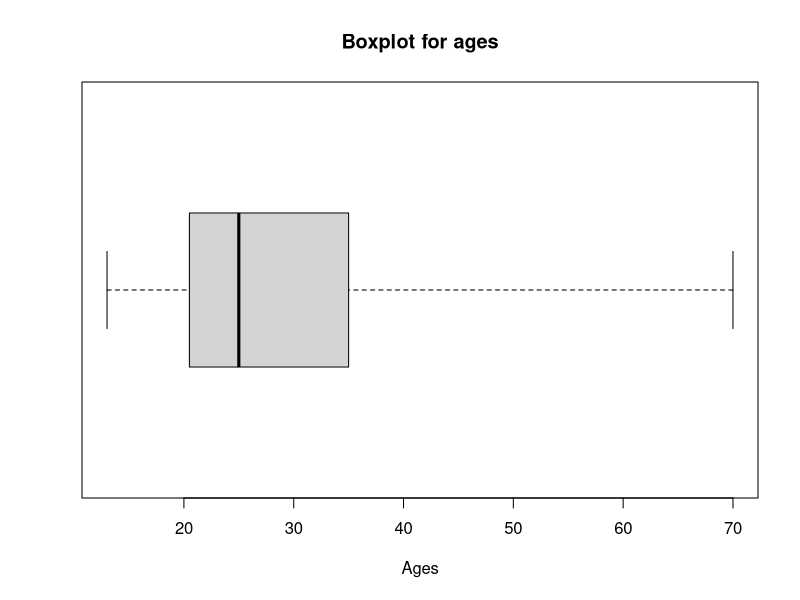

Recreate this plot in R.
# 2.2 Suppose that the data for analysis includes the attribute age. The age values for the data
# tuples are (in increasing order) 13, 15, 16, 16, 19, 20, 20, 21, 22, 22, 25, 25, 25, 25, 30,
# 33, 33, 35, 35, 35, 35, 36, 40, 45, 46, 52, 70.
# (a) What is the mean of the data? What is the median?
# (b) What is the mode of the data? Comment on the data’s modality (i.e., bimodal,
# trimodal, etc.).
# (c) What is the midrange of the data?
# (d) Can you find (roughly) the first quartile (Q1) and the third quartile (Q3) of the data?
# (e) Give the five-number summary of the data.
# (f) Show a boxplot of the data.
# (g) How is a quantile–quantile plot different from a quantile plot?

cat("\n\nAnswers for question 2.2:\n")

# Input
ages <- c(13, 15, 16, 16, 19, 20, 20, 21, 22, 22, 25, 25, 25, 25, 30, 33, 33, 35, 35, 35, 35, 36, 40, 45, 46, 52, 70)

#Mean
result_mean=mean(ages)
cat("Mean is: ", result_mean, "\n")

#Median
result_median=median(ages)
cat("Median is: ", result_median, "\n")

#Mode
age_freq = vector()                                     #Create a vector containing frequency of every number
age_freq[1] = 1
for(i in 2:length(ages))
{
  if(ages[i] == ages[i-1])
  {
    age_freq[i] <- age_freq[i-1]+1
  }
  else
  {
    age_freq[i] <- 1
  }
}

highest_freq = max(age_freq)                            #Find maximum frequency
mode_indexes = which(age_freq %in% max(age_freq))       #Find positions of the maximum frequency in frequency vector
result.mode <- ages[mode_indexes]                       #Get values at those positions in ages vector as modes

if(length(result.mode)== 1) cat("Mode is: ", result.mode, "\n") else cat("Modes are: ", result.mode, "\n")


#Midrange
max_value <- max(ages)
min_value <- min(ages)
result_midrange <- (max_value + min_value) / 2
cat("Midrange is: ", result_midrange, "\n")

#Quartiles
result_q1 <- quantile(ages)[2]
cat("First quartile is: ", result_q1, "\n")

result_q3 <- quantile(ages)[4]
cat("Third quartile is: ", result_q3, "\n")

#Five number summary
cat("Five number summary is: ", quantile(ages), "\n")

#Boxplot
png(file = "boxplot.png")
boxplot(ages, xlab = "Ages", main = "Boxplot for ages", horizontal=TRUE, range=0)
dev.off()

#Note: In this boxplot, 70 is not considered as an outlier. To mark it as outlier in the boxplot, remove the range parameter from boxplot function call.



#2.3 Suppose that the values for a given set of data are grouped into intervals.
#    The intervals and corresponding frequencies are as follows:
  
#  age         frequency
#  1-5         200
#  6-15        450
#  16-20       300
#  21-50       1500
#  51-80       700
#  81-110      44

cat("\n\nAnswers for question 2.3:\n")

#Input
range_start <- c(1,6,16,21,51,81)
range_end <- c(5,15,20,50,80,110)
freq <- c(200,450,300,1500,700,44)

cumulative_freq = vector()               #Calculate cumulative frequency
cumulative_freq[1] <- freq[1]
for(i in 2:length(freq))
{
  cumulative_freq[i] <- cumulative_freq[i-1] + freq[i]
}

for(i in 1:length(cumulative_freq))      #Find median interval
{
  if( sum(freq)/2 <= cumulative_freq[i])
  {
    median_interval_index <- i
    break()
  }
}

L1 <- range_start[median_interval_index]                                               #Lower boundary of the median interval
N <- sum(freq)                                                                         #Number of values in the entire data set
lower_freq_sum <- cumulative_freq[median_interval_index-1]                             #Sum of the frequencies of all of the intervals that are lower than the median interval
median_interval_frequency <- freq[median_interval_index]                               #Frequency of the median interval
width <- range_end[median_interval_index] - range_start[median_interval_index] + 1     #Width of the median interval

approx_median = L1 + ( (N/2-lower_freq_sum) / median_interval_frequency ) * width      #Formula to calculate approximate median
cat("Approximate value of median is: ", approx_median, "\n")



#2.6 Suppose that the values for a given set of data are grouped into intervals. 
#    The intervals and corresponding frequencies are as follows:
#    age      frequency
#    1-5      200
#    6-15     450
#    16-20    300
#    21-50    1500
#    51-80    700
#    81-110   44
#Compute an approximate median value for the data

cat("\n\nAnswers for question 2.6:\n")

#Input
x <- c(22,1,42,10)
y <- c(20,0,36,8)

#Euclidean distance
temp_sum <- 0
for(i in 1:length(x))
{
  temp_sum <- temp_sum + (x[i] - y[i] ) ^ 2
}
euclidean_distance <- temp_sum ^ (1/2)
cat("Euclidean distance is: ", euclidean_distance, "\n")

#Manhattan distance
temp_sum <- 0
for(i in 1:length(x))
{
  temp_sum <- temp_sum + abs(x[i] - y[i])
}
manhattan_distance <- temp_sum
cat("Manhattan distance is: ", manhattan_distance, "\n")

#Minkowski distance
h <- 3
temp_sum <- 0
for(i in 1:length(x))
{
  temp_sum <- temp_sum + abs(x[i] - y[i] ) ^ h
}
minkowski_distance <- temp_sum ^ (1/h)
cat("Minkowski distance is: ", minkowski_distance, "\n")

#Supremum distance
supremum_distance <- 0
for(i in 1:length(x))
{
  if(abs(x[i] - y[i]) > supremum_distance)
  {
    supremum_distance = abs(x[i] - y[i])
  }
}
cat("Supremum distance is: ", supremum_distance, "\n")





#2.8 It is important to define or select similarity measures in data analysis. However, there
#    is no commonly accepted subjective similarity measure. Results can vary depending on
#    the similarity measures used. Nonetheless, seemingly different similarity measures may
#    be equivalent after some transformation.
#    Suppose we have the following 2-D data set:
#        A1   A2
#    x1  1.5  1.7
#    x2  2    1.9
#    x3  1.6  1.8
#    x4  1.2  1.5
#    x5  1.5  1.0
#    (a) Consider the data as 2-D data points. Given a new data point, x = (1.4,1.6) as a
#        query, rank the database points based on similarity with the query using Euclidean
#        distance, Manhattan distance, supremum distance, and cosine similarity.
#    (b) Normalize the data set to make the norm of each data point equal to 1. Use Euclidean
#        distance on the transformed data to rank the data points


#Input
x1 <- c(1.5, 1.7)
x2 <- c( 2 , 1.9)
x3 <- c(1.6, 1.8)
x4 <- c(1.2, 1.5)
x5 <- c(1.5, 1.0)
x  <- c(1.4, 1.6)

point_names <- c("x1","x2","x3","x4","x5")

cat("\n\nAnswers for question 2.8 (a):\n\n")

#Function to calculate Euclidean Distance
euclidean_distance <- function(vect1, vect2)
{
  temp_sum <- 0
  for(i in 1:length(vect1))
  {
    temp_sum <- temp_sum + (vect1[i] - vect2[i] ) ^ 2
  }
  distance <- temp_sum ^ (1/2)
  return(distance)
}

#Function to calculate Manhattan Distance
manhattan_distance <- function(vect1, vect2)
{
  distance <- 0
  for(i in 1:length(vect1))
  {
    distance <- distance + abs(vect1[i] - vect2[i])
  }
  return(distance)
}

#Function to calculate Supremum Distance
supremum_distance <- function(vect1, vect2)
{
  distance <- 0
  for(i in 1:length(vect1))
  {
    if(abs(vect1[i] - vect2[i]) > distance)
    {
      distance <- abs(vect1[i] - vect2[i])
    }
  }
  return(distance)
}

#Function to calculate Cosine Similarity
cosine_similarity <- function(vect1, vect2)
{
  numerator <- 0
  vect1_len_squ <- 0
  vect2_len_squ <- 0
  for(i in 1:length(vect1))
  {
    numerator = numerator + (vect1[i] * vect2[i])
    vect1_len_squ <-  vect1_len_squ + (vect1[i] * vect1[i])
    vect2_len_squ <-  vect2_len_squ + (vect2[i] * vect2[i])
  }
  distance <- numerator / ((vect1_len_squ^(1/2)) * (vect2_len_squ^(1/2)))
  return(distance)
}

#Function to print points in ranked order
print_closer_points <- function(distances, order)
{
  data_frame <- data.frame(distances,point_names)
  if(order=="asc")
  {
    sorted_points <- data_frame[with(data_frame, order(distances, point_names)),]
  }
  else
  {
    sorted_points <- data_frame[with(data_frame, order(-distances, point_names)),]
  }
  sorted_points <- rev(sorted_points)
  print(sorted_points,row.names=FALSE)
}

#Calculate the distances and display points in ranked order
dist_list <- c(euclidean_distance(x,x1),euclidean_distance(x,x2),euclidean_distance(x,x3),euclidean_distance(x,x4),euclidean_distance(x,x5))
cat("Ranked order using Euclidean distance:\n")
print_closer_points(dist_list,"asc")

dist_list <- c(manhattan_distance(x,x1),manhattan_distance(x,x2),manhattan_distance(x,x3),manhattan_distance(x,x4),manhattan_distance(x,x5))
cat("Ranked order using Manhattan distance:\n")
print_closer_points(dist_list,"asc")

dist_list <- c(supremum_distance(x,x1),supremum_distance(x,x2),supremum_distance(x,x3),supremum_distance(x,x4),supremum_distance(x,x5))
cat("Ranked order using Supremum distance:\n")
print_closer_points(dist_list,"asc")

dist_list <- c(cosine_similarity(x,x1),cosine_similarity(x,x2),cosine_similarity(x,x3),cosine_similarity(x,x4),cosine_similarity(x,x5))
cat("Ranked order using cosine similarity:\n")
print_closer_points(dist_list,"desc")


cat("\n\nAnswers for question 2.8 (b):\n")

#Function to normalize the data
normalize <- function(vect)
{
  denominator <- 0
  for(i in 1:length(vect))
  {
    denominator = denominator + (vect[i] * vect[i])
  }
  denominator = denominator ^ (1/2)
  result = vector()
  for(i in 1:length(vect))
  {
    result[i] = vect[i] / denominator
  }
  return(result)
}

#Normalize the input and display points in ranked order
n_x1 <- normalize(x1)
n_x2 <- normalize(x2)
n_x3 <- normalize(x3)
n_x4 <- normalize(x4)
n_x5 <- normalize(x5)
n_x <- normalize(x)

cat("\nNormalized data:\n")
cat("x1:    A1 =",n_x1[1],"  A2 =",n_x1[2],"\n")
cat("x2:    A1 =",n_x2[1],"  A2 =",n_x2[2],"\n")
cat("x3:    A1 =",n_x3[1],"  A2 =",n_x3[2],"\n")
cat("x4:    A1 =",n_x4[1],"   A2 =",n_x4[2],"\n")
cat("x5:    A1 =",n_x5[1],"  A2 =",n_x5[2],"\n")
cat("x :    A1 =",n_x[1],"  A2 =",n_x[2],"\n")

dist_list <- c(euclidean_distance(n_x,n_x1),euclidean_distance(n_x,n_x2),euclidean_distance(n_x,n_x3),euclidean_distance(n_x,n_x4),euclidean_distance(n_x,n_x5))
cat("\nRanked order using Euclidean distance:\n")
print_closer_points(dist_list,"asc")
